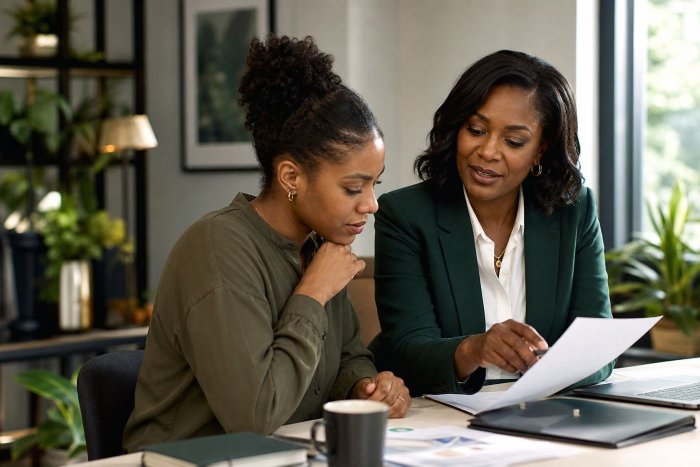
#> input picture assets/images/cms-hero-1.jpg, 1400 x 933 px (shown at 1/2 size)
$ python optimize_hero.py
#> lines starting #> are read from the running program, lines starting #| are printed output that depends on the picture
from PIL import Image
import os

src_dir = os.path.abspath(os.path.join(os.path.dirname(__file__), "..", "assets", "images"))

# center_x, width/height ratio for mobile portrait crop
focus = {
    "cms-hero-1.jpg": (0.58, 3 / 4),
    "cms-hero-2.jpg": (0.50, 3 / 4),
    "cms-hero-3.jpg": (0.50, 1.0),  # square — keep both handshake subjects
    "cms-hero-4.jpg": (0.54, 4 / 5),
}

for name, (fx, target_ratio) in focus.items():
    path = os.path.join(src_dir, name)
    im = Image.open(path).convert("RGB")
#> im is the input picture: PIL image 1400x933 RGB; mean R, G, B 97.6, 93.5, 80.3
    w, h = im.size
#> w = 1400; h = 933

    desk = im.copy()
    desk.thumbnail((1400, 1400), Image.Resampling.LANCZOS)
    desk_path = os.path.join(src_dir, name.replace(".jpg", ".webp"))
    desk.save(desk_path, "WEBP", quality=76, method=6)

    crop_w = min(w, int(h * target_ratio))
#> crop_w = 699
    cx = int(w * fx)
#> cx = 812
    left = max(0, min(w - crop_w, cx - crop_w // 2))
#> left = 463
    box = (left, 0, left + crop_w, h)
#> box = (463, 0, 1162, 933)

    mob = im.crop(box)
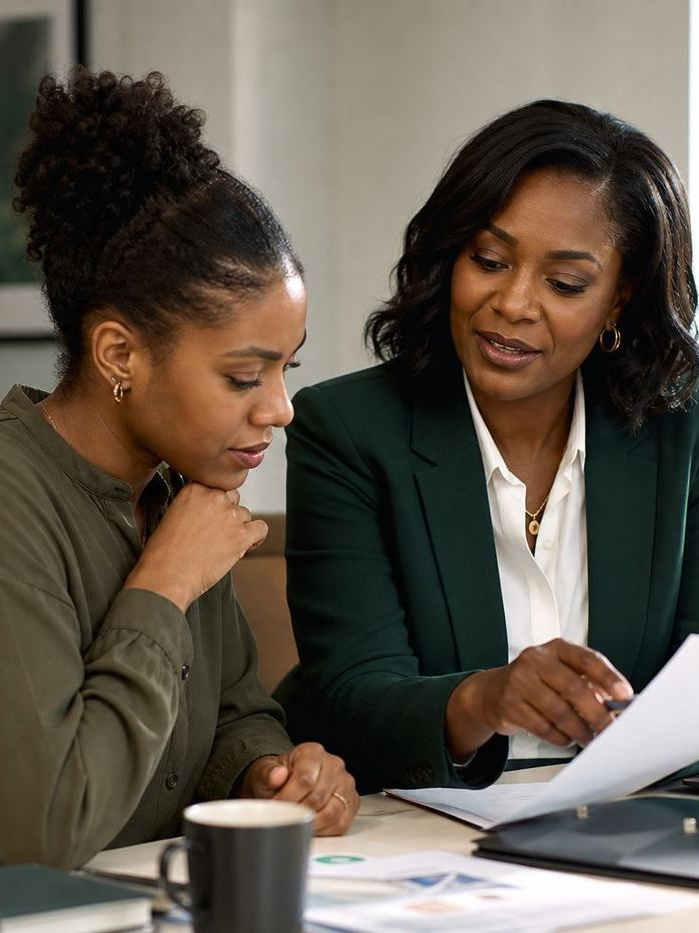
#> mob: PIL image 699x933 RGB; mean R, G, B 97.5, 88.3, 76.9
    mob.thumbnail((900, 1200), Image.Resampling.LANCZOS)
    mob_path = os.path.join(src_dir, name.replace(".jpg", "-mobile.webp"))
    mob.save(mob_path, "WEBP", quality=74, method=6)

    print(
        name,
        "desk",
        desk.size,
        os.path.getsize(desk_path) // 1024,
        "KB",
        "| mob",
        mob.size,
        os.path.getsize(mob_path) // 1024,
        "KB",
    )
#| cms-hero-1.jpg desk (1400, 933) 60 KB | mob (699, 933) 33 KB
#> pass 2 of the loop `for name, (fx, target_ratio) in focus.items():`:
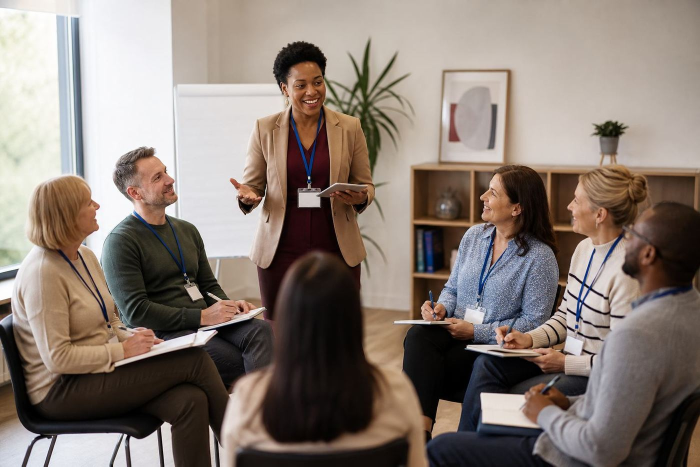
#> input picture assets/images/cms-hero-2.jpg, 1400 x 933 px (shown at 1/2 size)
#> im is the input picture: PIL image 1400x933 RGB; mean R, G, B 136.3, 124.1, 116.1
#> `mob = im.crop(box)`:
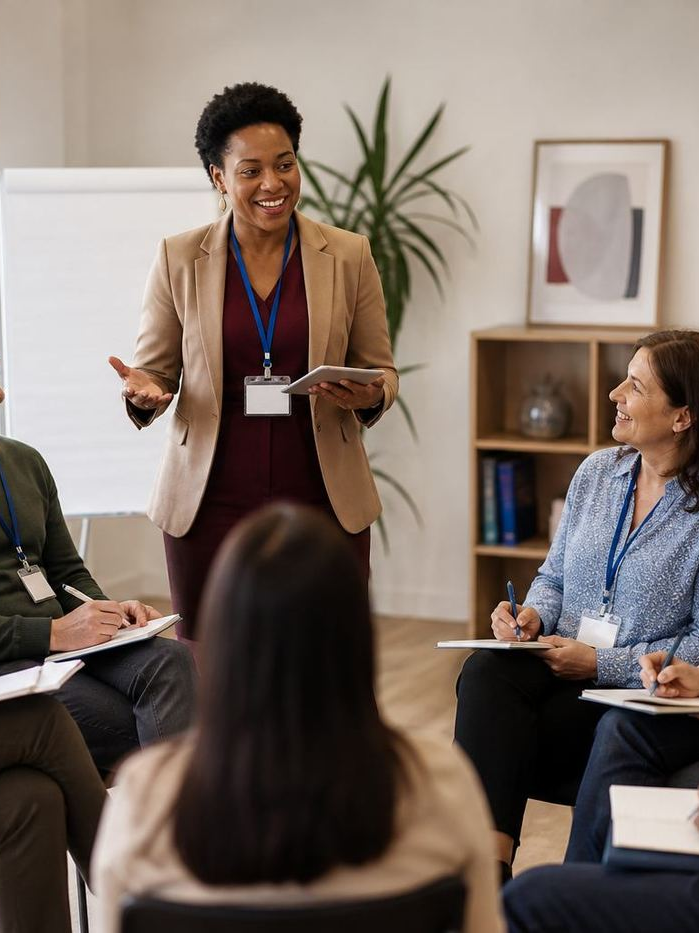
#> mob: PIL image 699x933 RGB; mean R, G, B 124.4, 110.8, 102.3
#| cms-hero-2.jpg desk (1400, 933) 76 KB | mob (699, 933) 37 KB
#> pass 3 of the loop `for name, (fx, target_ratio) in focus.items():`:
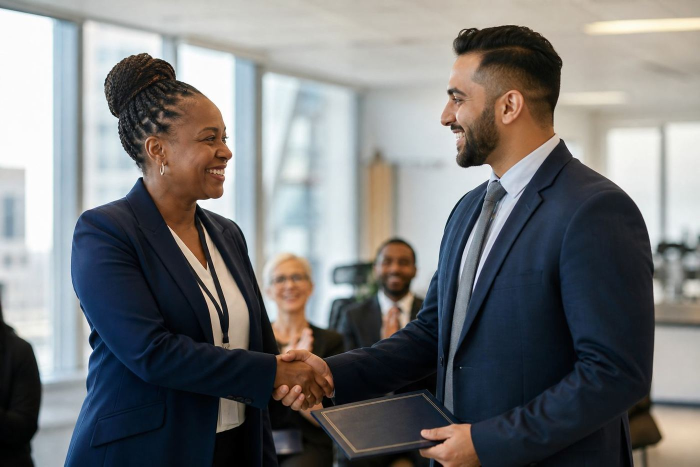
#> input picture assets/images/cms-hero-3.jpg, 1400 x 933 px (shown at 1/2 size)
#> im is the input picture: PIL image 1400x933 RGB; mean R, G, B 119.3, 120, 120.4
#> `mob = im.crop(box)`:
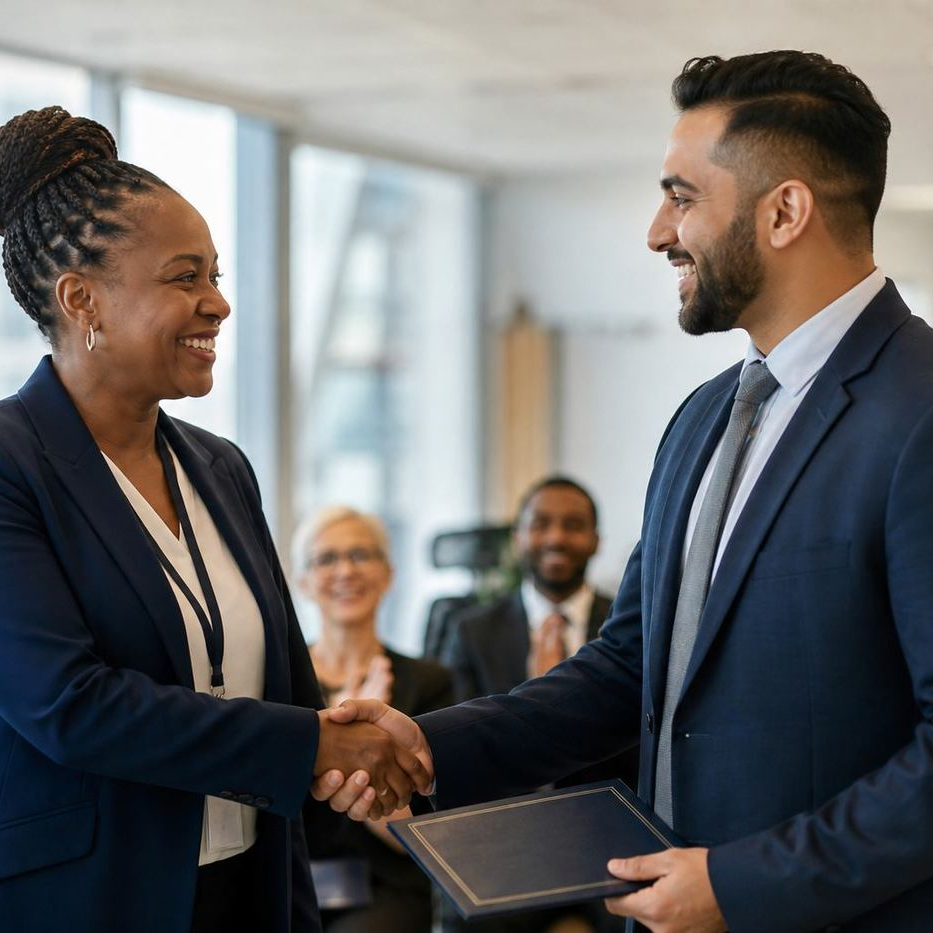
#> mob: PIL image 933x933 RGB; mean R, G, B 107.3, 106.3, 105.8
#| cms-hero-3.jpg desk (1400, 933) 48 KB | mob (900, 900) 33 KB
#> the loop made 4 passes; the first 3 are shown
